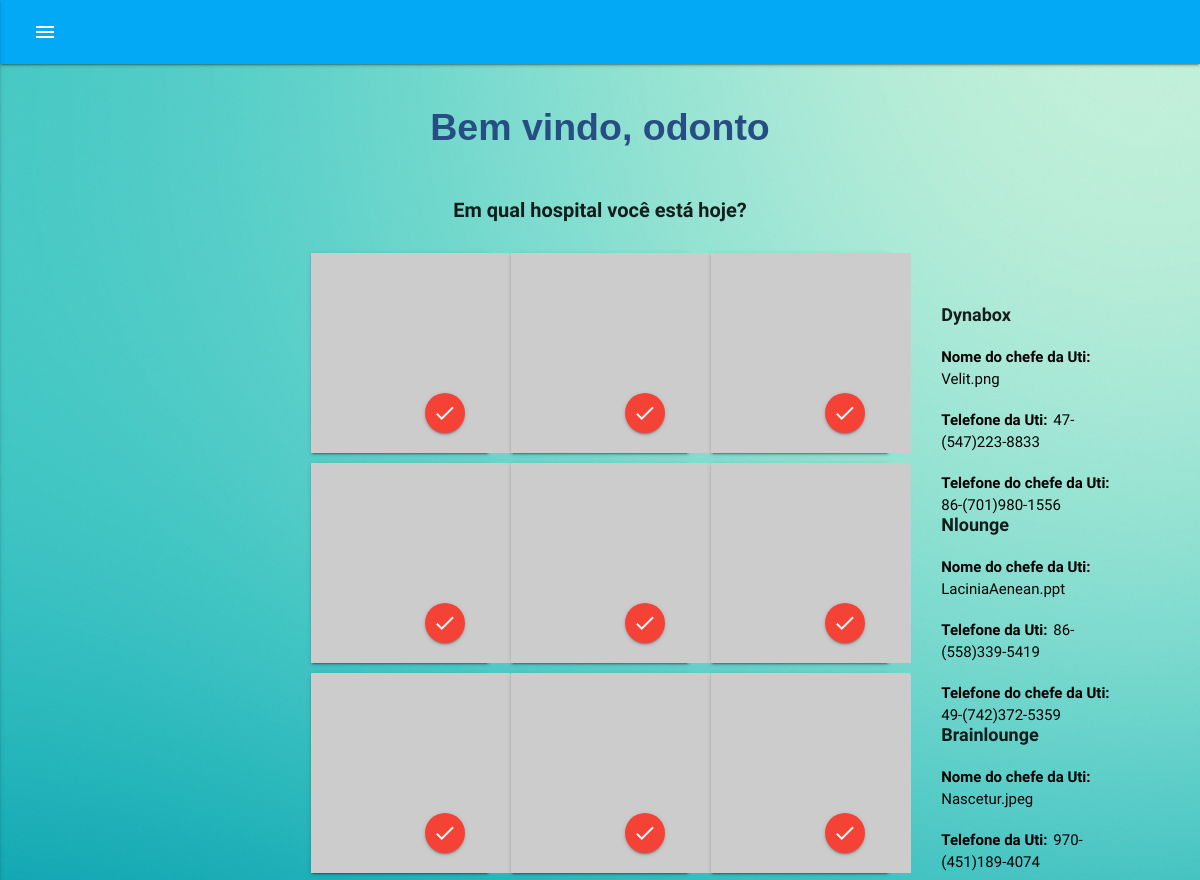
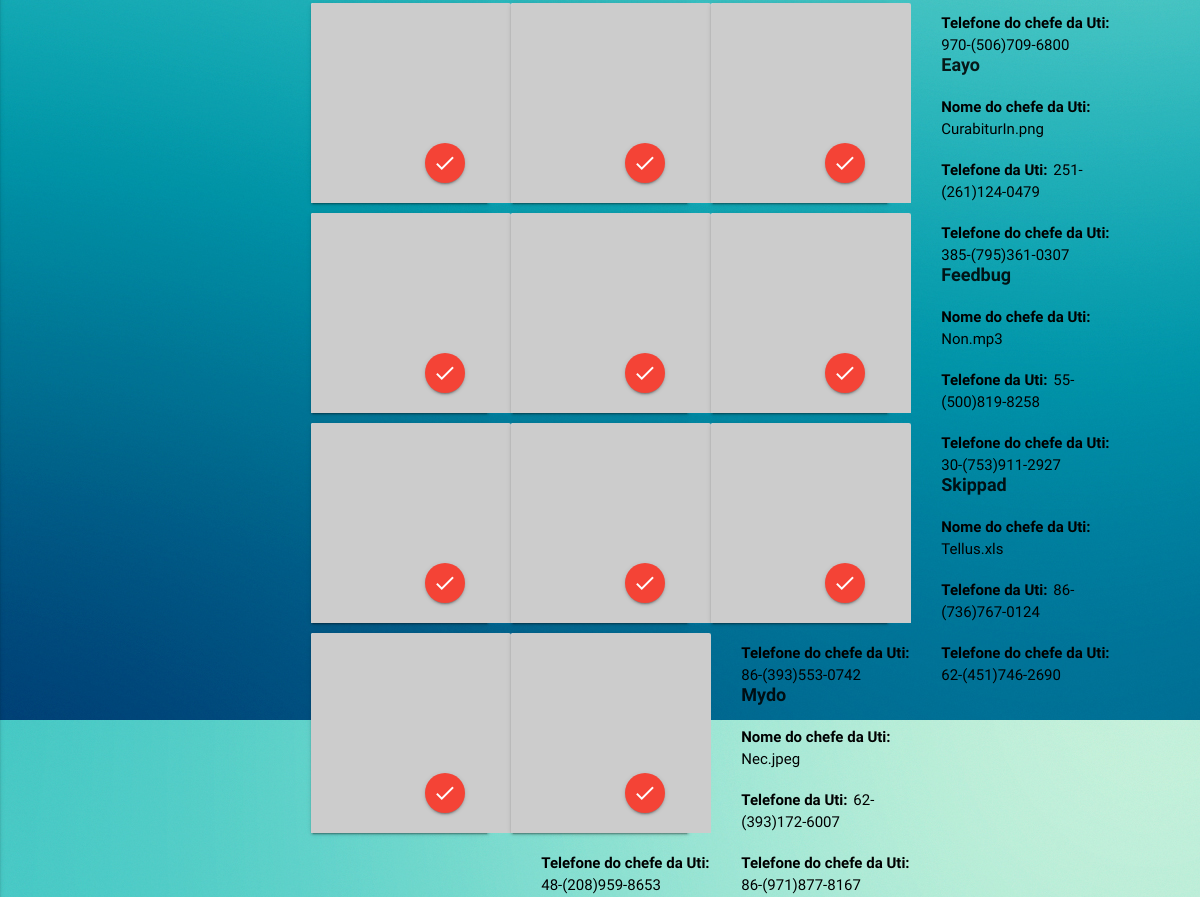
The app's page /public/busca-hospital.php (signed in) with its own data (2 pictures, top to bottom).
### tables this page shows
CREATE TABLE hospital(

	`id` int(11) NOT NULL AUTO_INCREMENT PRIMARY KEY,
	`name` varchar(80) NOT NULL,
	`image` text ,
	`telephone_uti`varchar(20) NOT NULL,
	`telephone_chefe_uti`varchar(20) NOT NULL,
	`nome_chefe_uti`varchar(80) NOT NULL
);

### backend/userInform.php (called while the page is built)
<?php
	function userInform(){
		$user = "";
		if(isset($_SESSION['Employee'])){
			$user = $_SESSION['Employee'];
			return $user;
		}else{
			return $user;
		}
	}

### database/dbhospital.php (called while the page is built, shortened)
<?php
include_once "dbconnect.php";
class DbHospital{
     public function searchHospitalAll(){
      $sql = "SELECT * FROM hospital";
       $conn = new DbConnector();
       $stmt = $conn->getConn()->prepare($sql);
       $stmt->execute();
       $result = $stmt->fetchAll(PDO::FETCH_OBJ);
       return $result;
    }
    }
 ?>

### database/dbconnect.php (called while the page is built)
<?php
class DbConnector {
    private $Servidor = "localhost";
    private $BancoDados = "odt_soft";
    private $Usuario = "root";
    private $Senha = "";
    private $conn;
    public function __construct() {
    try {
    	$this->conn = new PDO ("mysql:host=$this->Servidor;dbname=$this->BancoDados;","$this->Usuario","$this->Senha");
    }catch (PDOException $e) {
            echo "Erro de Conexão " . $e->getMessage() . "\n";
    exit;
    }
}
	public function getConn(){
		return $this->conn;
	}
}
 ?>

### public/busca-hospital.php (the view, shortened to what this page needs)
<?php
	require_once "cabecalho.php";
	require "../database/dbhospital.php";
	$dbhospital = new DbHospital();
	$hospitals = $dbhospital->searchHospitalAll();
?>
<html xmlns="http://www.w3.org/1999/xhtml" hasBrowserHandlers="true">
	<head>
		<link rel="stylesheet" type="text/css" media="all" href="chrome://global/skin/" />
		<link rel="stylesheet" type="text/css" media="all" href="chrome://browser/content/contentSearchUI.css" />
		<link rel="stylesheet" type="text/css" media="all" href="chrome://browser/content/newtab/newTab.css" />
		<link rel="stylesheet" type="text/css" media="all" href="chrome://browser/skin/newtab/newTab.css" />
	</head>
	<body dir="ltr" background="/images/turquoise.jpg">
	<div class="row main">
		<div class="welcome">
		Bem vindo, <?=$user->name?>
	    </div>
	<?php
	if ($hospitals == null){
		echo "
		<center>
				<img width=300px height=250px alt='Oops! Não há nada aqui, cadastre seu primeiro hospital!'
			title='alt='Oops! Não há nada aqui, cadastre seu primeiro hospital!'
			src='../images/hospital/icon_hospital_nothing_here.png'/>
				<br/>
				<p><b>Oops! Não achamos nada! ;(</p>
				<p><a href='cadastro_hospital.php'>Clique aqui e <u>cadastre seu primeiro hospital</u></a></p>
		      ";
	}else{
	echo '<center>
	<p style="font-weight:bold;font-size: 20px">Em qual hospital você está hoje?</p>
	</center>';
	foreach($hospitals as $hospital){
		if($hospital->image == '' || $hospital->image == null){
	?>
	    <div class="col s6 m4" style="max-width: 700px;max-height:200px;margin-bottom:10px">
	      <div class="card">
	        <div class="card-image" style="max-height:200px">
	          <img src="../images/hospital 2.jpg" style="height: 200px;width: 200px;">
	          <a href="hospital_atual.php?id=<?=$hospital->id?>" style="top:120px" class="btn-floating halfway-fab waves-effect waves-light red"><i class="material-icons">done</i></a>
		  <div style="left: 230px;top: -170px;position:relative;height:auto">
			<p style="font-size: 18px;font-weight:bold"><?=$hospital->name?></p>
			<p><label style="font-size: 15px;color:black;font-weight:bold;margin-right:2px">Nome do chefe da Uti:  </label><label style="font-size: 15px;color:black"><?=$hospital->nome_chefe_uti?></label></p>
			<p><label style="font-size: 15px;color:black;font-weight:bold;margin-right:2px">Telefone da Uti:  </label><label style="font-size: 15px;color:black"><?=$hospital->telephone_uti?></label></p>
			<p><label style="font-size: 15px;color:black;font-weight:bold;margin-right:2px">Telefone do chefe da Uti:  </label><label style="font-size: 15px;color:black"><?=$hospital->telephone_chefe_uti?></label></p>
		  </div>
	        </div>
	      </div>
	    </div>
		<?php }else{  ?>
			<div class="col s6 m4" style="max-width: 700px;max-height:200px;margin-bottom:10px">
			      <div class="card">
				<div class="card-image" style="max-height:200px">
				  <img src="<?=$hospital->image?>" style="height: 200px;width: 200px;">
				  <a href="hospital_atual.php?id=<?=$hospital->id?>" style="top:120px" class="btn-floating halfway-fab waves-effect waves-light red"><i class="material-icons">done</i></a>
				  <div style="left: 230px;top: -170px;position:relative;height:auto">
					<p style="font-size: 18px;font-weight:bold"><?=$hospital->name?></p>
					<p><label style="font-size: 15px;color:black;font-weight:bold;margin-right:2px">Nome do chefe da Uti:  </label><label style="font-size: 15px;color:black"><?=$hospital->nome_chefe_uti?></label></p>
					<p><label style="font-size: 15px;color:black;font-weight:bold;margin-right:2px">Telefone da Uti:  </label><label style="font-size: 15px;color:black"><?=$hospital->telephone_uti?></label></p>
					<p><label style="font-size: 15px;color:black;font-weight:bold;margin-right:2px">Telefone do chefe da Uti:  </label><label style="font-size: 15px;color:black"><?=$hospital->telephone_chefe_uti?></label></p>
				  </div>
				</div>
			      </div>
			    </div>
		<?php }
		}} ?>
	</div>
	</body>
</html>

### public/cabecalho.php (shortened to what this page needs)
<?php require_once "../backend/userInform.php";
$user = userInform();
?>
  <header>
    <link type="text/css" rel="stylesheet" href="../css/style.css"/>
    <link type="text/css" rel="stylesheet" href="../css/materialize.min.css"  media="screen,projection"/>
    <link rel="stylesheet" href="https://code.jquery.com/ui/1.12.1/themes/base/jquery-ui.css">
    <link rel="stylesheet" type="text/css" href="../dataTables/media/css/jquery.dataTables.min.css">
  <body style="min-height:100%;position:relative;">
    <nav>
      <div class="nav-wrapper light-blue">
        <div class="col s2">
          <ul class="left">
            <a href="#" data-activates="slide-out" class="button-collapse show-on-large"><i class="material-icons">menu</i></a>
          </ul>
        </div>
        <div class="row">
          <div class="col s10">
          </div>
        </div>
      </div>
    </nav>
  </body>
</header>

### public/cabecalho.php (style rules this page uses)
body { display: flex; min-height: 100vh; flex-direction: column; height: 100 }
.main { flex: 1 0 auto; position:relative; height:auto; }
header , footer { padding-left: 0px; }

### public/busca-hospital.php (style rules this page uses)
div.welcome { color: #274e82; padding: 20px; font-family: Helvetica; font-weight: bold; font-size: 250%; text-align: center; }
p { font-size: 18px; }
.row.main { width: 50%; height:50%; }

### records on screen
hospital: name "Dynabox", nome_chefe_uti "Velit.png", telephone_uti "47-(547)223-8833", telephone_chefe_uti "86-(701)980-1556"
hospital: name "Nlounge", nome_chefe_uti "LaciniaAenean.ppt", telephone_uti "86-(558)339-5419", telephone_chefe_uti "49-(742)372-5359"
hospital: name "Brainlounge", nome_chefe_uti "Nascetur.jpeg", telephone_uti "970-(451)189-4074", telephone_chefe_uti "970-(506)709-6800"
hospital: name "Eayo", nome_chefe_uti "CurabiturIn.png", telephone_uti "251-(261)124-0479", telephone_chefe_uti "385-(795)361-0307"
hospital: name "Feedbug", nome_chefe_uti "Non.mp3", telephone_uti "55-(500)819-8258", telephone_chefe_uti "30-(753)911-2927"
hospital: telephone_chefe_uti "86-(393)553-0742"
hospital: name "Skippad", nome_chefe_uti "Tellus.xls", telephone_uti "86-(736)767-0124", telephone_chefe_uti "62-(451)746-2690"
hospital: telephone_chefe_uti "48-(208)959-8653"
hospital: name "Mydo", nome_chefe_uti "Nec.jpeg", telephone_uti "62-(393)172-6007", telephone_chefe_uti "86-(971)877-8167"

### other values on screen
$user->name "odonto"
